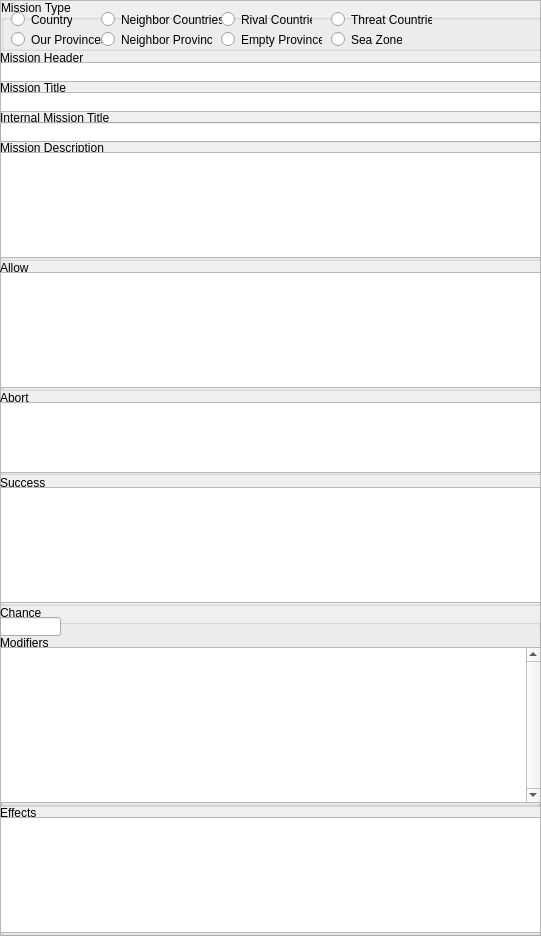
<?xml version="1.0" encoding="UTF-8"?>
<ui version="4.0">
 <class>mission</class>
 <widget class="QFrame" name="mission">
  <property name="geometry">
   <rect>
    <x>0</x>
    <y>0</y>
    <width>541</width>
    <height>936</height>
   </rect>
  </property>
  <property name="windowTitle">
   <string>Frame</string>
  </property>
  <property name="frameShape">
   <enum>QFrame::StyledPanel</enum>
  </property>
  <property name="frameShadow">
   <enum>QFrame::Raised</enum>
  </property>
  <widget class="QGroupBox" name="groupBox_9">
   <property name="geometry">
    <rect>
     <x>0</x>
     <y>260</y>
     <width>541</width>
     <height>131</height>
    </rect>
   </property>
   <property name="title">
    <string>Allow</string>
   </property>
   <widget class="QPlainTextEdit" name="plainTextEdit_4">
    <property name="geometry">
     <rect>
      <x>0</x>
      <y>12</y>
      <width>541</width>
      <height>116</height>
     </rect>
    </property>
   </widget>
  </widget>
  <widget class="QGroupBox" name="groupBox_5">
   <property name="geometry">
    <rect>
     <x>1</x>
     <y>0</y>
     <width>541</width>
     <height>51</height>
    </rect>
   </property>
   <property name="title">
    <string>Mission Type</string>
   </property>
   <widget class="QRadioButton" name="radioButton">
    <property name="geometry">
     <rect>
      <x>10</x>
      <y>10</y>
      <width>61</width>
      <height>19</height>
     </rect>
    </property>
    <property name="text">
     <string>Country</string>
    </property>
   </widget>
   <widget class="QRadioButton" name="radioButton_2">
    <property name="geometry">
     <rect>
      <x>10</x>
      <y>30</y>
      <width>91</width>
      <height>19</height>
     </rect>
    </property>
    <property name="text">
     <string>Our Provinces</string>
    </property>
   </widget>
   <widget class="QRadioButton" name="radioButton_3">
    <property name="geometry">
     <rect>
      <x>220</x>
      <y>30</y>
      <width>101</width>
      <height>19</height>
     </rect>
    </property>
    <property name="text">
     <string>Empty Provinces</string>
    </property>
   </widget>
   <widget class="QRadioButton" name="radioButton_4">
    <property name="geometry">
     <rect>
      <x>100</x>
      <y>30</y>
      <width>111</width>
      <height>19</height>
     </rect>
    </property>
    <property name="text">
     <string>Neighbor Provinces</string>
    </property>
   </widget>
   <widget class="QRadioButton" name="radioButton_5">
    <property name="geometry">
     <rect>
      <x>330</x>
      <y>30</y>
      <width>71</width>
      <height>19</height>
     </rect>
    </property>
    <property name="text">
     <string>Sea Zones</string>
    </property>
   </widget>
   <widget class="QRadioButton" name="radioButton_6">
    <property name="geometry">
     <rect>
      <x>100</x>
      <y>10</y>
      <width>121</width>
      <height>19</height>
     </rect>
    </property>
    <property name="text">
     <string>Neighbor Countries</string>
    </property>
   </widget>
   <widget class="QRadioButton" name="radioButton_7">
    <property name="geometry">
     <rect>
      <x>220</x>
      <y>10</y>
      <width>91</width>
      <height>19</height>
     </rect>
    </property>
    <property name="text">
     <string>Rival Countries</string>
    </property>
   </widget>
   <widget class="QRadioButton" name="radioButton_8">
    <property name="geometry">
     <rect>
      <x>330</x>
      <y>10</y>
      <width>101</width>
      <height>19</height>
     </rect>
    </property>
    <property name="text">
     <string>Threat Countries</string>
    </property>
   </widget>
  </widget>
  <widget class="QGroupBox" name="groupBox">
   <property name="geometry">
    <rect>
     <x>0</x>
     <y>80</y>
     <width>541</width>
     <height>32</height>
    </rect>
   </property>
   <property name="title">
    <string>Mission Title</string>
   </property>
   <widget class="QTextEdit" name="textEdit">
    <property name="geometry">
     <rect>
      <x>0</x>
      <y>12</y>
      <width>541</width>
      <height>20</height>
     </rect>
    </property>
    <property name="verticalScrollBarPolicy">
     <enum>Qt::ScrollBarAlwaysOff</enum>
    </property>
    <property name="horizontalScrollBarPolicy">
     <enum>Qt::ScrollBarAsNeeded</enum>
    </property>
    <property name="html">
     <string>&lt;!DOCTYPE HTML PUBLIC &quot;-//W3C//DTD HTML 4.0//EN&quot; &quot;http://www.w3.org/TR/REC-html40/strict.dtd&quot;&gt;
&lt;html&gt;&lt;head&gt;&lt;meta name=&quot;qrichtext&quot; content=&quot;1&quot; /&gt;&lt;style type=&quot;text/css&quot;&gt;
p, li { white-space: pre-wrap; }
&lt;/style&gt;&lt;/head&gt;&lt;body style=&quot; font-family:'MS Shell Dlg 2'; font-size:8.25pt; font-weight:400; font-style:normal;&quot;&gt;
&lt;p style=&quot;-qt-paragraph-type:empty; margin-top:0px; margin-bottom:0px; margin-left:0px; margin-right:0px; -qt-block-indent:0; text-indent:0px; font-size:8pt;&quot;&gt;&lt;/p&gt;&lt;/body&gt;&lt;/html&gt;</string>
    </property>
   </widget>
  </widget>
  <widget class="QGroupBox" name="groupBox_8">
   <property name="geometry">
    <rect>
     <x>0</x>
     <y>390</y>
     <width>541</width>
     <height>85</height>
    </rect>
   </property>
   <property name="title">
    <string>Abort</string>
   </property>
   <widget class="QPlainTextEdit" name="plainTextEdit_3">
    <property name="geometry">
     <rect>
      <x>0</x>
      <y>12</y>
      <width>541</width>
      <height>71</height>
     </rect>
    </property>
   </widget>
  </widget>
  <widget class="QGroupBox" name="groupBox_10">
   <property name="geometry">
    <rect>
     <x>0</x>
     <y>805</y>
     <width>541</width>
     <height>131</height>
    </rect>
   </property>
   <property name="title">
    <string>Effects</string>
   </property>
   <widget class="QPlainTextEdit" name="plainTextEdit_5">
    <property name="geometry">
     <rect>
      <x>0</x>
      <y>12</y>
      <width>541</width>
      <height>116</height>
     </rect>
    </property>
   </widget>
  </widget>
  <widget class="QGroupBox" name="groupBox_7">
   <property name="geometry">
    <rect>
     <x>0</x>
     <y>140</y>
     <width>541</width>
     <height>121</height>
    </rect>
   </property>
   <property name="title">
    <string>Mission Description</string>
   </property>
   <widget class="QTextEdit" name="textEdit_2">
    <property name="geometry">
     <rect>
      <x>0</x>
      <y>12</y>
      <width>541</width>
      <height>106</height>
     </rect>
    </property>
   </widget>
  </widget>
  <widget class="QGroupBox" name="groupBox_6">
   <property name="geometry">
    <rect>
     <x>0</x>
     <y>110</y>
     <width>541</width>
     <height>32</height>
    </rect>
   </property>
   <property name="title">
    <string>Internal Mission Title</string>
   </property>
   <widget class="QLineEdit" name="lineEdit">
    <property name="geometry">
     <rect>
      <x>0</x>
      <y>12</y>
      <width>541</width>
      <height>20</height>
     </rect>
    </property>
   </widget>
  </widget>
  <widget class="QGroupBox" name="groupBox_3">
   <property name="geometry">
    <rect>
     <x>0</x>
     <y>605</y>
     <width>541</width>
     <height>202</height>
    </rect>
   </property>
   <property name="title">
    <string>Chance</string>
   </property>
   <widget class="QLineEdit" name="lineEdit_2">
    <property name="geometry">
     <rect>
      <x>0</x>
      <y>12</y>
      <width>61</width>
      <height>19</height>
     </rect>
    </property>
    <property name="text">
     <string/>
    </property>
   </widget>
   <widget class="QGroupBox" name="groupBox_4">
    <property name="geometry">
     <rect>
      <x>0</x>
      <y>30</y>
      <width>541</width>
      <height>171</height>
     </rect>
    </property>
    <property name="title">
     <string>Modifiers</string>
    </property>
    <widget class="QPlainTextEdit" name="plainTextEdit_2">
     <property name="geometry">
      <rect>
       <x>0</x>
       <y>12</y>
       <width>541</width>
       <height>156</height>
      </rect>
     </property>
     <property name="verticalScrollBarPolicy">
      <enum>Qt::ScrollBarAlwaysOn</enum>
     </property>
    </widget>
   </widget>
  </widget>
  <widget class="QGroupBox" name="groupBox_2">
   <property name="geometry">
    <rect>
     <x>0</x>
     <y>50</y>
     <width>541</width>
     <height>32</height>
    </rect>
   </property>
   <property name="title">
    <string>Mission Header</string>
   </property>
   <widget class="QTextEdit" name="textEdit_3">
    <property name="geometry">
     <rect>
      <x>0</x>
      <y>12</y>
      <width>541</width>
      <height>20</height>
     </rect>
    </property>
    <property name="verticalScrollBarPolicy">
     <enum>Qt::ScrollBarAlwaysOff</enum>
    </property>
    <property name="horizontalScrollBarPolicy">
     <enum>Qt::ScrollBarAsNeeded</enum>
    </property>
    <property name="html">
     <string>&lt;!DOCTYPE HTML PUBLIC &quot;-//W3C//DTD HTML 4.0//EN&quot; &quot;http://www.w3.org/TR/REC-html40/strict.dtd&quot;&gt;
&lt;html&gt;&lt;head&gt;&lt;meta name=&quot;qrichtext&quot; content=&quot;1&quot; /&gt;&lt;style type=&quot;text/css&quot;&gt;
p, li { white-space: pre-wrap; }
&lt;/style&gt;&lt;/head&gt;&lt;body style=&quot; font-family:'MS Shell Dlg 2'; font-size:8.25pt; font-weight:400; font-style:normal;&quot;&gt;
&lt;p style=&quot;-qt-paragraph-type:empty; margin-top:0px; margin-bottom:0px; margin-left:0px; margin-right:0px; -qt-block-indent:0; text-indent:0px; font-size:8pt;&quot;&gt;&lt;/p&gt;&lt;/body&gt;&lt;/html&gt;</string>
    </property>
   </widget>
  </widget>
  <widget class="QGroupBox" name="groupBox_11">
   <property name="geometry">
    <rect>
     <x>0</x>
     <y>475</y>
     <width>541</width>
     <height>131</height>
    </rect>
   </property>
   <property name="title">
    <string>Success</string>
   </property>
   <widget class="QPlainTextEdit" name="plainTextEdit_6">
    <property name="geometry">
     <rect>
      <x>0</x>
      <y>12</y>
      <width>541</width>
      <height>116</height>
     </rect>
    </property>
   </widget>
  </widget>
 </widget>
 <resources/>
 <connections/>
</ui>
